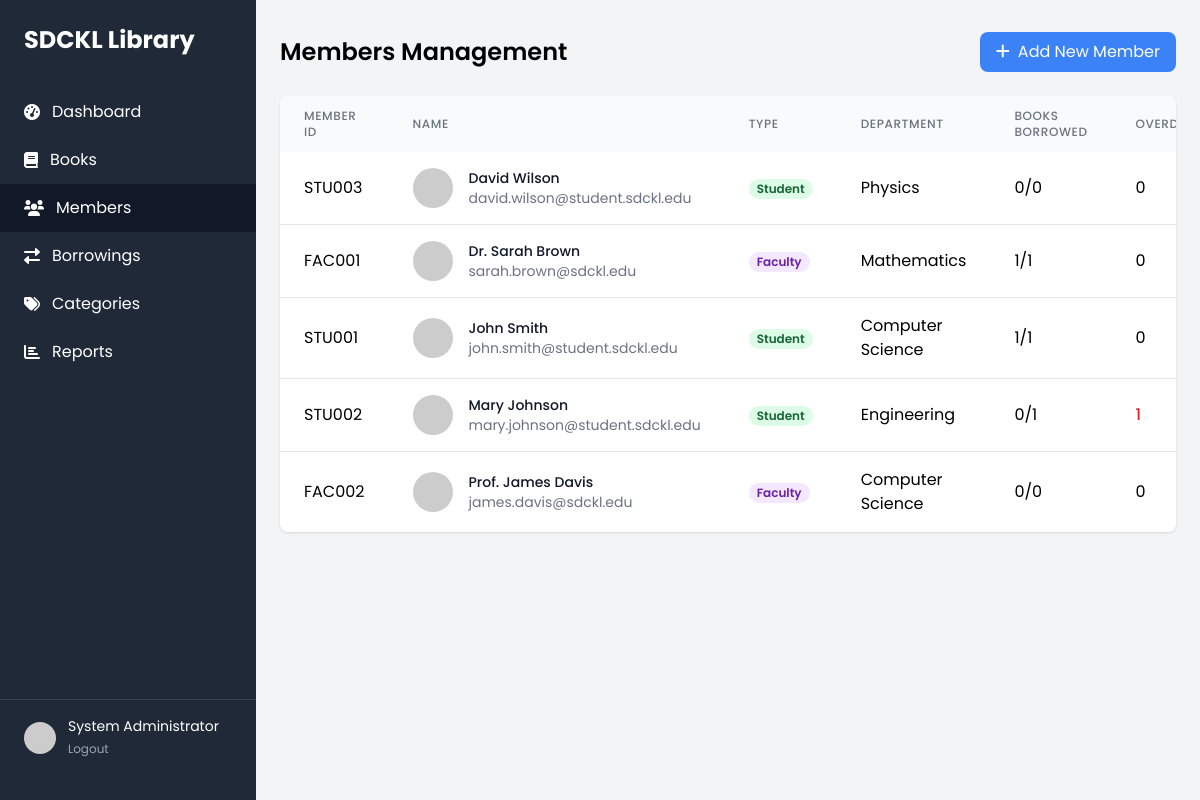
/members.php (signed in), run on the app's committed database.
### tables this page shows
CREATE TABLE IF NOT EXISTS members (
    id INT PRIMARY KEY AUTO_INCREMENT,
    member_id VARCHAR(20) UNIQUE NOT NULL,
    full_name VARCHAR(100) NOT NULL,
    email VARCHAR(100) UNIQUE NOT NULL,
    phone VARCHAR(15),
    member_type ENUM('student', 'faculty') NOT NULL,
    department VARCHAR(50),
    status ENUM('active', 'inactive') DEFAULT 'active',
    created_at TIMESTAMP DEFAULT CURRENT_TIMESTAMP
);

### members.php (the view, shortened to what this page needs)
<?php
require_once 'database/config.php';
$members_query = "
    SELECT m.*,
           COUNT(DISTINCT b.id) as total_borrowed,
           SUM(CASE WHEN b.status = 'borrowed' THEN 1 ELSE 0 END) as currently_borrowed,
           SUM(CASE WHEN b.status = 'overdue' THEN 1 ELSE 0 END) as overdue_books
    FROM members m
    LEFT JOIN borrowings b ON m.id = b.member_id
    GROUP BY m.id
    ORDER BY m.full_name";
$members = $conn->query($members_query);
?>
<!DOCTYPE html>
<html lang="en">
<head>
    <script src="https://cdn.tailwindcss.com"></script>
    <link rel="stylesheet" href="https://cdnjs.cloudflare.com/ajax/libs/font-awesome/6.0.0-beta3/css/all.min.css">
</head>
<body class="bg-gray-100">
    <div class="min-h-screen flex">
        <div class="bg-gray-800 text-white w-64 py-6 flex flex-col">
            <div class="px-6 mb-8">
                <h1 class="text-2xl font-bold">SDCKL Library</h1>
            </div>
            <nav class="flex-1">
                <a href="dashboard.php" class="flex items-center px-6 py-3 hover:bg-gray-700">
                    <i class="fas fa-tachometer-alt mr-3"></i>
                    Dashboard
                </a>
                <a href="books.php" class="flex items-center px-6 py-3 hover:bg-gray-700">
                    <i class="fas fa-book mr-3"></i>
                    Books
                </a>
                <a href="members.php" class="flex items-center px-6 py-3 bg-gray-900">
                    <i class="fas fa-users mr-3"></i>
                    Members
                </a>
                <a href="borrowings.php" class="flex items-center px-6 py-3 hover:bg-gray-700">
                    <i class="fas fa-exchange-alt mr-3"></i>
                    Borrowings
                </a>
                <a href="categories.php" class="flex items-center px-6 py-3 hover:bg-gray-700">
                    <i class="fas fa-tags mr-3"></i>
                    Categories
                </a>
                <a href="reports.php" class="flex items-center px-6 py-3 hover:bg-gray-700">
                    <i class="fas fa-chart-bar mr-3"></i>
                    Reports
                </a>
            </nav>
            <div class="px-6 py-4 border-t border-gray-700">
                <div class="flex items-center">
                    <img src="https://ui-avatars.com/api/?name=<?php echo urlencode($_SESSION['full_name']); ?>"
                         class="w-8 h-8 rounded-full mr-3">
                    <div>
                        <p class="text-sm"><?php echo htmlspecialchars($_SESSION['full_name']); ?></p>
                        <a href="logout.php" class="text-xs text-gray-400 hover:text-white">Logout</a>
                    </div>
                </div>
            </div>
        </div>
        <div class="flex-1 overflow-x-hidden overflow-y-auto">
            <div class="container mx-auto px-6 py-8">
                <div class="flex justify-between items-center mb-6">
                    <h2 class="text-2xl font-semibold">Members Management</h2>
                    <button onclick="document.getElementById('addMemberModal').classList.remove('hidden')"
                            class="bg-blue-500 text-white px-4 py-2 rounded-lg hover:bg-blue-600">
                        <i class="fas fa-plus mr-2"></i>Add New Member
                    </button>
                </div>
                <div class="bg-white rounded-lg shadow overflow-hidden">
                    <table class="min-w-full">
                        <thead class="bg-gray-50">
                            <tr>
                                <th class="px-6 py-3 text-left text-xs font-medium text-gray-500 uppercase tracking-wider">Member ID</th>
                                <th class="px-6 py-3 text-left text-xs font-medium text-gray-500 uppercase tracking-wider">Name</th>
                                <th class="px-6 py-3 text-left text-xs font-medium text-gray-500 uppercase tracking-wider">Type</th>
                                <th class="px-6 py-3 text-left text-xs font-medium text-gray-500 uppercase tracking-wider">Department</th>
                                <th class="px-6 py-3 text-left text-xs font-medium text-gray-500 uppercase tracking-wider">Books Borrowed</th>
                                <th class="px-6 py-3 text-left text-xs font-medium text-gray-500 uppercase tracking-wider">Overdue</th>
                            </tr>
                        </thead>
                        <tbody class="bg-white divide-y divide-gray-200">
                            <?php while($member = $members->fetch_assoc()): ?>
                            <tr>
                                <td class="px-6 py-4"><?php echo htmlspecialchars($member['member_id']); ?></td>
                                <td class="px-6 py-4">
                                    <div class="flex items-center">
                                        <div class="flex-shrink-0 h-10 w-10">
                                            <img class="h-10 w-10 rounded-full"
                                                 src="https://ui-avatars.com/api/?name=<?php echo urlencode($member['full_name']); ?>"
                                                 alt="">
                                        </div>
                                        <div class="ml-4">
                                            <div class="text-sm font-medium text-gray-900">
                                                <?php echo htmlspecialchars($member['full_name']); ?>
                                            </div>
                                            <div class="text-sm text-gray-500">
                                                <?php echo htmlspecialchars($member['email']); ?>
                                            </div>
                                        </div>
                                    </div>
                                </td>
                                <td class="px-6 py-4">
                                    <span class="px-2 inline-flex text-xs leading-5 font-semibold rounded-full
                                        <?php echo $member['member_type'] === 'student' ? 'bg-green-100 text-green-800' : 'bg-purple-100 text-purple-800'; ?>">
                                        <?php echo ucfirst($member['member_type']); ?>
                                    </span>
                                </td>
                                <td class="px-6 py-4"><?php echo htmlspecialchars($member['department']); ?></td>
                                <td class="px-6 py-4"><?php echo $member['currently_borrowed']; ?>/<?php echo $member['total_borrowed']; ?></td>
                                <td class="px-6 py-4">
                                    <?php if ($member['overdue_books'] > 0): ?>
                                        <span class="text-red-600 font-medium"><?php echo $member['overdue_books']; ?></span>
                                    <?php else: ?>
                                        0
                                    <?php endif; ?>
                                </td>
                            </tr>
                            <?php endwhile; ?>
                        </tbody>
                    </table>
                </div>
            </div>
        </div>
    </div>
</body>
</html>

### members.php (style rules this page uses)
body { font-family: 'Poppins', sans-serif; }

### data on the page
members: member "STU003", full_name "David Wilson", email "david.wilson@student.sdckl.edu", member_type "Student", department "Physics", currently_borrowed "0", total_borrowed "0"
members: member "FAC001", full_name "Dr. Sarah Brown", email "sarah.brown@sdckl.edu", member_type "Faculty", department "Mathematics", currently_borrowed "1", total_borrowed "1"
members: member "STU001", full_name "John Smith", email "john.smith@student.sdckl.edu", member_type "Student", department "Computer Science", currently_borrowed "1", total_borrowed "1"
members: member "STU002", full_name "Mary Johnson", email "mary.johnson@student.sdckl.edu", member_type "Student", department "Engineering", currently_borrowed "0", total_borrowed "1", overdue_books "1"
members: member "FAC002", full_name "Prof. James Davis", email "james.davis@sdckl.edu", member_type "Faculty", department "Computer Science", currently_borrowed "0", total_borrowed "0"

### other printed values
$_SESSION['full_name'] "System Administrator"
